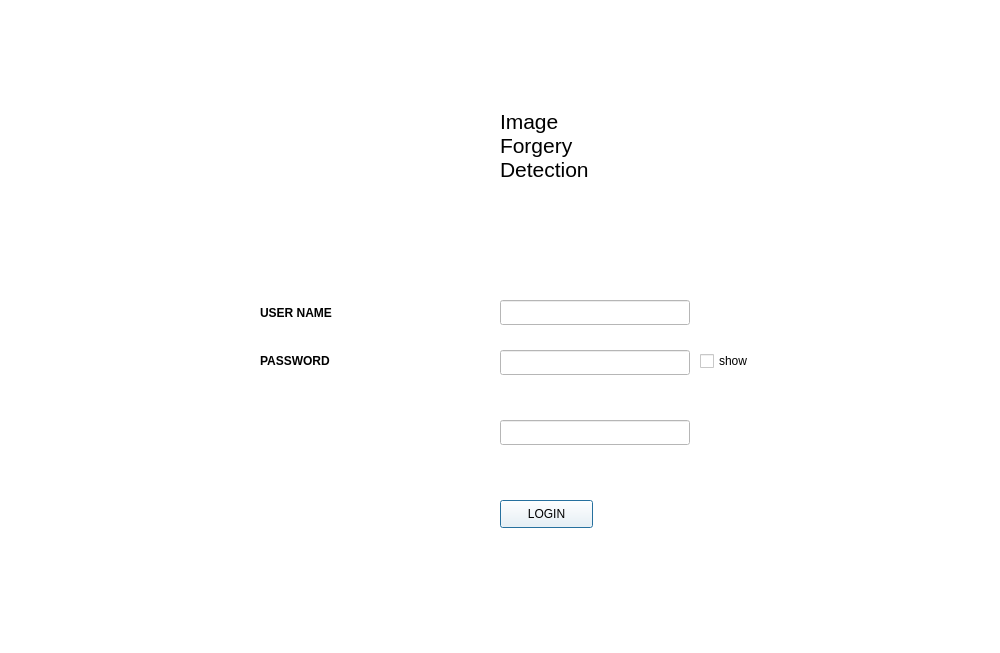
<?xml version="1.0" encoding="UTF-8"?>
<ui version="4.0">
 <class>Login</class>
 <widget class="QDialog" name="Login">
  <property name="geometry">
   <rect>
    <x>0</x>
    <y>0</y>
    <width>1000</width>
    <height>653</height>
   </rect>
  </property>
  <property name="windowTitle">
   <string>Login</string>
  </property>
  <property name="windowIcon">
   <iconset>
    <normaloff>icon.ico</normaloff>icon.ico</iconset>
  </property>
  <property name="styleSheet">
   <string notr="true">
background-color: rgb(255, 255, 255);</string>
  </property>
  <property name="inputMethodHints">
   <set>Qt::ImhNone</set>
  </property>
  <widget class="QLabel" name="label">
   <property name="geometry">
    <rect>
     <x>260</x>
     <y>350</y>
     <width>150</width>
     <height>21</height>
    </rect>
   </property>
   <property name="styleSheet">
    <string notr="true"> font-weight: bold;</string>
   </property>
   <property name="text">
    <string>PASSWORD</string>
   </property>
  </widget>
  <widget class="QLabel" name="label_2">
   <property name="geometry">
    <rect>
     <x>260</x>
     <y>300</y>
     <width>600</width>
     <height>25</height>
    </rect>
   </property>
   <property name="styleSheet">
    <string notr="true"> font-weight: bold;</string>
   </property>
   <property name="text">
    <string>USER NAME</string>
   </property>
  </widget>
  <widget class="QLineEdit" name="lineEdit">
   <property name="geometry">
    <rect>
     <x>500</x>
     <y>300</y>
     <width>190</width>
     <height>25</height>
    </rect>
   </property>
   <property name="styleSheet">
    <string notr="true">
box-shadow: 5px 5px 5px rgba(0,0,0,0.5); </string>
   </property>
   <property name="text">
    <string/>
   </property>
  </widget>
  <widget class="QLineEdit" name="lineEdit_2">
   <property name="geometry">
    <rect>
     <x>500</x>
     <y>350</y>
     <width>190</width>
     <height>25</height>
    </rect>
   </property>
   <property name="toolTip">
    <string>&lt;html&gt;&lt;head/&gt;&lt;body&gt;&lt;p&gt;Please enter words only&lt;/p&gt;&lt;/body&gt;&lt;/html&gt;</string>
   </property>
   <property name="styleSheet">
    <string notr="true">background-color:rgb(255, 255, 255)</string>
   </property>
   <property name="inputMethodHints">
    <set>Qt::ImhNone</set>
   </property>
  </widget>
  <widget class="QPushButton" name="pushButton">
   <property name="geometry">
    <rect>
     <x>500</x>
     <y>500</y>
     <width>93</width>
     <height>28</height>
    </rect>
   </property>
   <property name="styleSheet">
    <string notr="true">font-weight: bold;
QPushButton {
    background-color: white; 
    border: none;
    color: ; /* You missed a color value here */
    padding: 15px 32px;
    text-align: center;
    text-decoration: none;
    display: inline-block;
    font-size: 16px;
    margin: 4px 2px;
    cursor: pointer;
    box-shadow: 5px 5px 5px rgba(0,0,0,0.5); 
}
QPushButton:hover {
    background-color: #f0f0f0;
}





</string>
   </property>
   <property name="text">
    <string>LOGIN</string>
   </property>
  </widget>
  <widget class="QLabel" name="captcha_label">
   <property name="geometry">
    <rect>
     <x>250</x>
     <y>400</y>
     <width>171</width>
     <height>100</height>
    </rect>
   </property>
   <property name="text">
    <string/>
   </property>
  </widget>
  <widget class="QLineEdit" name="captcha_input">
   <property name="geometry">
    <rect>
     <x>500</x>
     <y>420</y>
     <width>190</width>
     <height>25</height>
    </rect>
   </property>
   <property name="toolTip">
    <string>&lt;html&gt;&lt;head/&gt;&lt;body&gt;&lt;p&gt;Enter the generated Captcha &lt;/p&gt;&lt;/body&gt;&lt;/html&gt;</string>
   </property>
  </widget>
  <widget class="QLabel" name="label_3">
   <property name="geometry">
    <rect>
     <x>200</x>
     <y>50</y>
     <width>200</width>
     <height>200</height>
    </rect>
   </property>
   <property name="text">
    <string/>
   </property>
   <property name="pixmap">
    <pixmap>icon.ico</pixmap>
   </property>
   <property name="scaledContents">
    <bool>true</bool>
   </property>
  </widget>
  <widget class="QLabel" name="label_4">
   <property name="geometry">
    <rect>
     <x>500</x>
     <y>70</y>
     <width>200</width>
     <height>150</height>
    </rect>
   </property>
   <property name="font">
    <font>
     <pointsize>16</pointsize>
     <weight>50</weight>
     <bold>false</bold>
    </font>
   </property>
   <property name="text">
    <string>Image
Forgery 
Detection</string>
   </property>
  </widget>
  <widget class="QCheckBox" name="checkBox">
   <property name="geometry">
    <rect>
     <x>700</x>
     <y>326</y>
     <width>200</width>
     <height>70</height>
    </rect>
   </property>
   <property name="text">
    <string>show </string>
   </property>
  </widget>
 </widget>
 <resources/>
 <connections/>
</ui>
